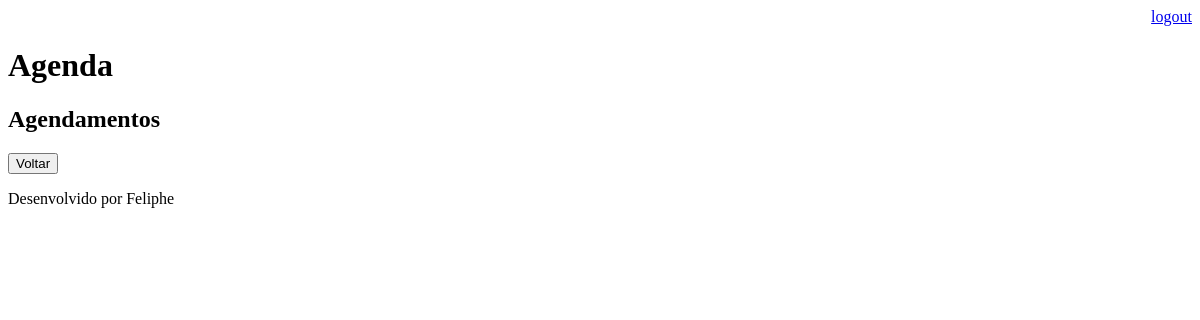
/agenda/past/ (signed in), run on an earlier commit of the app's database.
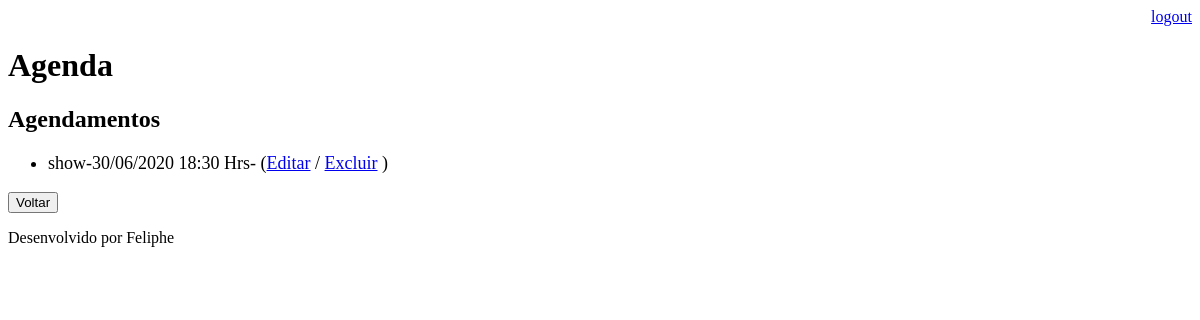
And on a later commit of the database.
### core/models.py (models this page shows, shortened)
class Evento(models.Model):
    titulo = models.CharField(max_length= 100)
    descricao = models.TextField(blank = True, null = True)
    data_evento = models.DateTimeField(verbose_name='Data do Evento')
    data_criacao = models.DateTimeField(auto_now = True)
    usuario = models.ForeignKey(User, on_delete= models.CASCADE)
    local_evento = models.CharField(max_length= 100,blank = True, null = True)
    class Meta:
        db_table = 'evento'
    def get_data_evento(self):
        return self.data_evento.strftime('%d/%m/%Y %H:%M Hrs')

### core/views.py (the view)
# urls.py: path('agenda/past/', views.lista_eventos_passado),
@login_required(login_url = '/login/')
def lista_eventos_passado(request):
    usuario = request.user
    data_atual = datetime.now() - timedelta(hours=1)
    evento = Evento.objects.filter(usuario=usuario, data_evento__lt=data_atual )
    dados = {'eventos':evento}
    return render(request, 'past.html', dados)

### templates/past.html (shortened to what this page needs)
{% extends "model-page.html" %}
{% block content %}
 <h2>Agendamentos</h2>
    <ul style="font-size : 18px">
        {% for evento in eventos %}
            <li>
                    {{evento.titulo}}-{{evento.get_data_evento}}-{{evento.local_evento}}
                    (<a href="evento/?id={{ evento.id }}">Editar</a>
                    / <a href="evento/delete/{{ evento.id }}/">Excluir</a> )
            </li>
        {% endfor %}
    </ul>
<a href="/">
      <button type="button">Voltar</button>
</a>
{% endblock %}

### templates/model-page.html
<!DOCTYPE html>
<html lang="en">
<head>
  {%include "model-header.html" %}
</head>
<body>
    {% block content %} {% endblock %}
    {% include "model-footer.html" %}
</body>
</html>

### templates/model-header.html (shortened to what this page needs)
    <div align="right">
        <a href="/logout">logout</a>
    </div>
    <h1>Agenda</h1>

### templates/model-footer.html
<p>Desenvolvido por Feliphe</p>

What changed in the data, as far as the page shows it:
added Evento: titulo "show", get_data_evento "30/06/2020 18:30 Hrs"
